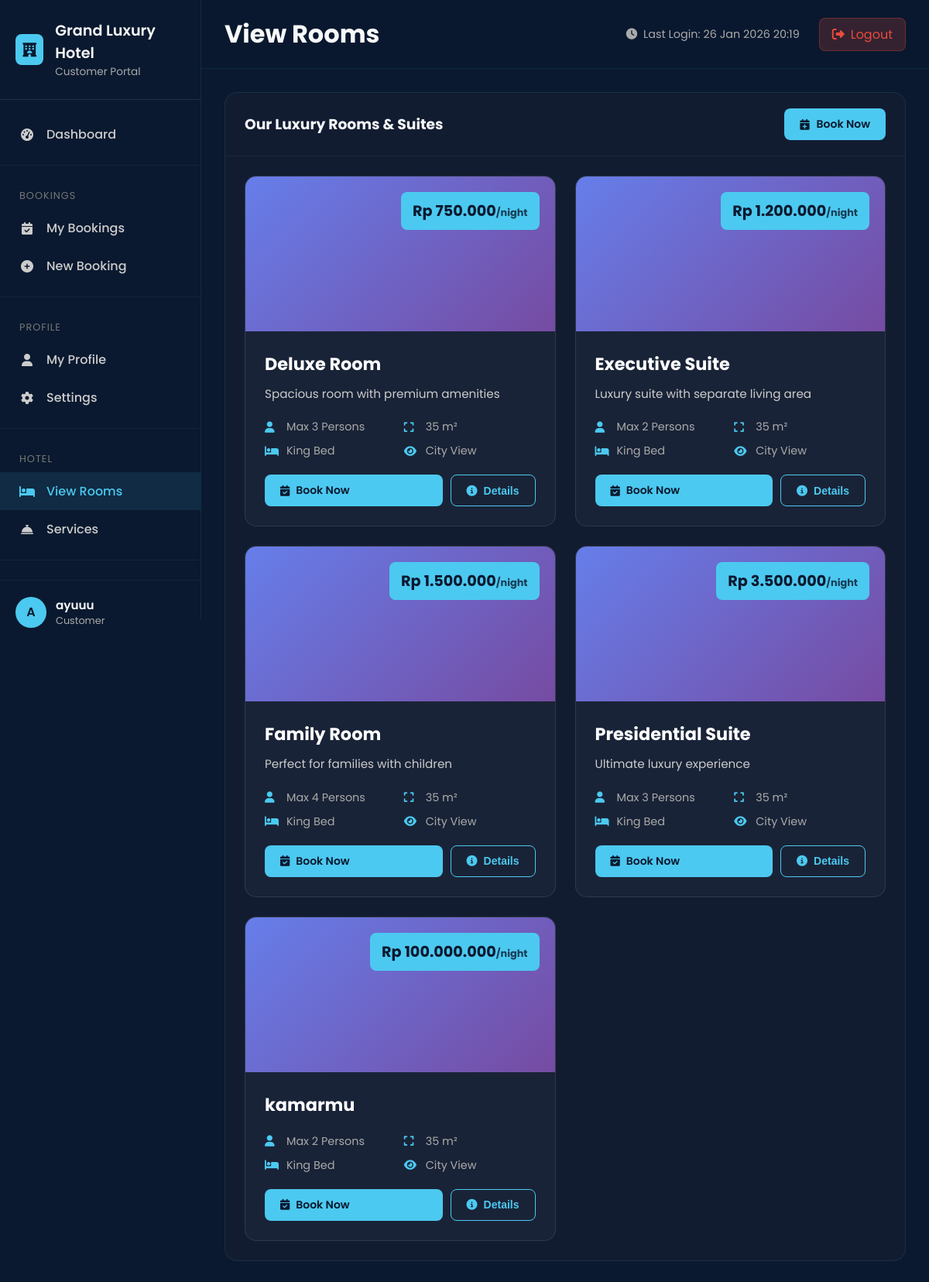
The page /customer/rooms.php (signed in) on the database its author committed.
### tables this page shows
CREATE TABLE `settings` (
  `id` int(11) NOT NULL,
  `setting_key` varchar(100) NOT NULL,
  `setting_value` text DEFAULT NULL,
  `setting_group` varchar(50) DEFAULT 'general',
  `description` text DEFAULT NULL,
  `created_at` timestamp NOT NULL DEFAULT current_timestamp(),
  `updated_at` timestamp NOT NULL DEFAULT current_timestamp() ON UPDATE current_timestamp()
);

CREATE TABLE `users` (
  `id` int(11) NOT NULL,
  `username` varchar(50) NOT NULL,
  `password` varchar(255) NOT NULL,
  `email` varchar(100) NOT NULL,
  `full_name` varchar(100) DEFAULT NULL,
  `phone` varchar(20) DEFAULT NULL,
  `profile_picture` varchar(255) DEFAULT NULL,
  `role` enum('admin','receptionist','customer') DEFAULT 'customer',
  `status` enum('active','inactive','suspended') DEFAULT 'active',
  `created_at` timestamp NOT NULL DEFAULT current_timestamp(),
  `last_login` timestamp NULL DEFAULT NULL
);

CREATE TABLE `room_categories` (
  `id` int(11) NOT NULL,
  `name` varchar(100) NOT NULL,
  `description` text DEFAULT NULL,
  `base_price` decimal(10,2) NOT NULL,
  `max_capacity` int(11) DEFAULT 2,
  `amenities` text DEFAULT NULL,
  `image` varchar(255) DEFAULT NULL,
  `created_at` timestamp NOT NULL DEFAULT current_timestamp()
);

### includes/config.php (called while the page is built, shortened)
<?php
try {
    $conn = new mysqli(DB_HOST, DB_USER, DB_PASS);
    $create_db = "CREATE DATABASE IF NOT EXISTS " . DB_NAME . " DEFAULT CHARACTER SET utf8mb4 COLLATE utf8mb4_general_ci";
    if ($conn->query($create_db) === TRUE) {
        $conn->select_db(DB_NAME);
    } else {
        die("Error creating database: " . $conn->error);
    }
    $conn->set_charset("utf8mb4");
} catch (Exception $e) {
    die("Database connection failed: " . $e->getMessage());
}
function formatCurrency($amount) {
    return 'Rp ' . number_format($amount, 0, ',', '.');
}
function getSetting($conn, $key) {
    $stmt = $conn->prepare("SELECT setting_value FROM settings WHERE setting_key = ?");
    if ($stmt) {
        $stmt->bind_param("s", $key);
        $stmt->execute();
        $result = $stmt->get_result();
        if ($row = $result->fetch_assoc()) {
            return $row['setting_value'];
        }
    }
    return '';
}
$hotel_name = getSetting($conn, 'hotel_name') ?: 'Grand Luxury Hotel';
?>

### customer/rooms.php (the view, shortened to what this page needs)
<?php
require_once '../includes/config.php';
$user_id = $_SESSION['user_id'];
$page_title = 'View Rooms';
$customer_sql = "SELECT * FROM users WHERE id = ?";
$customer_stmt = $conn->prepare($customer_sql);
$customer_stmt->bind_param("i", $user_id);
$customer_stmt->execute();
$customer_result = $customer_stmt->get_result();
$customer = $customer_result->fetch_assoc();
$categories_sql = "SELECT * FROM room_categories ORDER BY base_price ASC";
$categories_result = $conn->query($categories_sql);
?>
<!DOCTYPE html>
<html lang="id">
<head>
    <link rel="stylesheet" href="https://cdnjs.cloudflare.com/ajax/libs/font-awesome/6.4.0/css/all.min.css">
</head>
<body>
    <div class="customer-wrapper">
        <aside class="sidebar">
            <div class="sidebar-header">
                <div class="sidebar-logo">
                    <i class="fas fa-hotel"></i>
                </div>
                <div class="sidebar-title">
                    <h3><?= htmlspecialchars($hotel_name) ?></h3>
                    <p>Customer Portal</p>
                </div>
            </div>
            <nav class="sidebar-nav">
                <a href="dashboard.php" class="nav-item">
                    <i class="fas fa-tachometer-alt"></i>
                    <span>Dashboard</span>
                </a>
                <div class="nav-divider"></div>
                <div class="nav-group">
                    <p class="nav-label">BOOKINGS</p>
                    <a href="bookings.php" class="nav-item">
                        <i class="fas fa-calendar-check"></i>
                        <span>My Bookings</span>
                    </a>
                    <a href="new-booking.php" class="nav-item">
                        <i class="fas fa-plus-circle"></i>
                        <span>New Booking</span>
                    </a>
                </div>
                <div class="nav-divider"></div>
                <div class="nav-group">
                    <p class="nav-label">PROFILE</p>
                    <a href="profile.php" class="nav-item">
                        <i class="fas fa-user"></i>
                        <span>My Profile</span>
                    </a>
                    <a href="settings.php" class="nav-item">
                        <i class="fas fa-cog"></i>
                        <span>Settings</span>
                    </a>
                </div>
                <div class="nav-divider"></div>
                <div class="nav-group">
                    <p class="nav-label">HOTEL</p>
                    <a href="rooms.php" class="nav-item active">
                        <i class="fas fa-bed"></i>
                        <span>View Rooms</span>
                    </a>
                    <a href="services.php" class="nav-item">
                        <i class="fas fa-concierge-bell"></i>
                        <span>Services</span>
                    </a>
                </div>
                <div class="nav-divider"></div>
<div class="nav-group">
    <p class="nav-label">INVOICES</p>
</div>
            </nav>
            <div class="sidebar-footer">
                <div class="user-menu">
                    <div class="user-avatar">
                        <?= strtoupper(substr($customer['full_name'], 0, 1)) ?>
                    </div>
                    <div class="user-info">
                        <div class="user-name"><?= htmlspecialchars($customer['full_name']) ?></div>
                        <div class="user-role"><?= ucfirst($customer['role']) ?></div>
                    </div>
                </div>
            </div>
        </aside>
        <main class="main-content">
            <header class="top-header">
                <div class="header-left">
                    <h1><?= htmlspecialchars($page_title) ?></h1>
                </div>
                <div class="header-right">
                    <div class="last-login">
                        <i class="fas fa-clock"></i>
                        Last Login: <?= $customer['last_login'] ? date('d M Y H:i', strtotime($customer['last_login'])) : 'First login' ?>
                    </div>
                    <a href="../logout.php" class="logout-btn">
                        <i class="fas fa-sign-out-alt"></i> Logout
                    </a>
                </div>
            </header>
            <div class="content-area">
                <div class="card">
                    <div class="card-header">
                        <h3>Our Luxury Rooms & Suites</h3>
                        <div class="card-filters">
                            <a href="new-booking.php" class="btn btn-primary">
                                <i class="fas fa-calendar-plus"></i> Book Now
                            </a>
                        </div>
                    </div>
                    <div class="card-body">
                        <?php if ($categories_result->num_rows > 0): ?>
                        <div class="rooms-grid">
                            <?php while ($category = $categories_result->fetch_assoc()):
                            ?>
                            <div class="room-card" onclick="showRoomDetails(<?= htmlspecialchars(json_encode($category)) ?>)">
                                <div class="room-image">
                                    <div class="room-price">
                                        <?= formatCurrency($category['base_price']) ?><span>/night</span>
                                    </div>
                                </div>
                                <div class="room-content">
                                    <h3 class="room-title"><?= htmlspecialchars($category['name']) ?></h3>
                                    <p class="room-description">
                                        <?= htmlspecialchars($category['description'] ?? 'Experience luxury and comfort in our beautifully appointed room.') ?>
                                    </p>
                                    <div class="room-features">
                                        <div class="feature-item">
                                            <i class="fas fa-user"></i>
                                            <span>Max <?= $category['max_capacity'] ?> Persons</span>
                                        </div>
                                        <div class="feature-item">
                                            <i class="fas fa-expand"></i>
                                            <span><?= $category['size'] ?? '35' ?> m²</span>
                                        </div>
                                        <div class="feature-item">
                                            <i class="fas fa-bed"></i>
                                            <span><?= $category['bed_type'] ?? 'King' ?> Bed</span>
                                        </div>
                                        <div class="feature-item">
                                            <i class="fas fa-eye"></i>
                                            <span><?= $category['view_type'] ?? 'City' ?> View</span>
                                        </div>
                                    </div>
                                    <div class="room-actions">
                                        <a href="new-booking.php" class="btn btn-primary" style="flex: 1;">
                                            <i class="fas fa-calendar-check"></i> Book Now
                                        </a>
                                        <button class="btn btn-secondary" onclick="event.stopPropagation(); showRoomDetails(<?= htmlspecialchars(json_encode($category)) ?>);">
                                            <i class="fas fa-info-circle"></i> Details
                                        </button>
                                    </div>
                                </div>
                            </div>
                            <?php endwhile; ?>
                        </div>
                        <?php endif; ?>
                    </div>
                </div>
            </div>
        </main>
    </div>
</body>
</html>

### rows shown on the page
settings: setting_value "Grand Luxury Hotel"
users: full_name "A", full_name "ayuuu", role "Customer", last_login "26 Jan 2026 20:19"
room_categories: base_price "Rp 750.000", name "Deluxe Room", description "Spacious room with premium amenities", max_capacity "3", size "35", bed_type "King", view_type "City"
room_categories: base_price "Rp 1.200.000", name "Executive Suite", description "Luxury suite with separate living area", max_capacity "2", size "35", bed_type "King", view_type "City"
room_categories: base_price "Rp 1.500.000", name "Family Room", description "Perfect for families with children", max_capacity "4", size "35", bed_type "King", view_type "City"
room_categories: base_price "Rp 3.500.000", name "Presidential Suite", description "Ultimate luxury experience", max_capacity "3", size "35", bed_type "King", view_type "City"
room_categories: base_price "Rp 100.000.000", name "kamarmu", max_capacity "2", size "35", bed_type "King", view_type "City"

### other values the page prints
$page_title "View Rooms"
